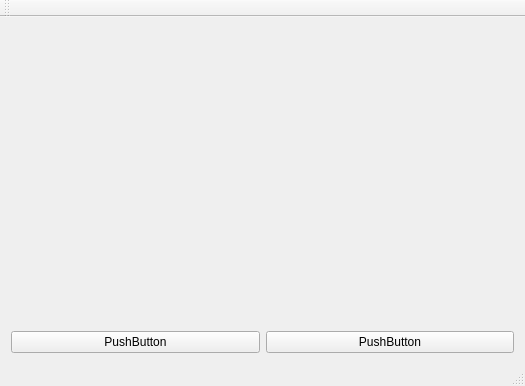
<?xml version="1.0" encoding="UTF-8"?>
<ui version="4.0">
 <class>MainWindow</class>
 <widget class="QMainWindow" name="MainWindow">
  <property name="geometry">
   <rect>
    <x>0</x>
    <y>0</y>
    <width>525</width>
    <height>386</height>
   </rect>
  </property>
  <property name="windowTitle">
   <string>MainWindow</string>
  </property>
  <widget class="QWidget" name="centralWidget">
   <layout class="QGridLayout" name="gridLayout">
    <item row="1" column="0">
     <widget class="QPushButton" name="pushButton">
      <property name="text">
       <string>PushButton</string>
      </property>
     </widget>
    </item>
    <item row="1" column="1">
     <widget class="QPushButton" name="pushButton_2">
      <property name="text">
       <string>PushButton</string>
      </property>
     </widget>
    </item>
    <item row="0" column="0" colspan="2">
     <widget class="QWidget" name="widget" native="true">
      <layout class="QHBoxLayout" name="horizontalLayout"/>
     </widget>
    </item>
   </layout>
  </widget>
  <widget class="QMenuBar" name="menuBar">
   <property name="geometry">
    <rect>
     <x>0</x>
     <y>0</y>
     <width>525</width>
     <height>26</height>
    </rect>
   </property>
  </widget>
  <widget class="QToolBar" name="mainToolBar">
   <attribute name="toolBarArea">
    <enum>TopToolBarArea</enum>
   </attribute>
   <attribute name="toolBarBreak">
    <bool>false</bool>
   </attribute>
  </widget>
  <widget class="QStatusBar" name="statusBar"/>
 </widget>
 <layoutdefault spacing="6" margin="11"/>
 <resources/>
 <connections/>
</ui>
